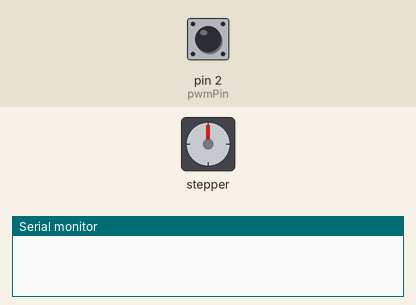
This sketch was run on a simulated Arduino Uno, built with avr-gcc and run on an emulated ATmega328P. Shown: stepper motor, the last lines printed to the serial monitor. The inputs (shaded band) are chosen by the test bench; at power-on: pin 2 (pwmPin) LOW. Stepper angles assume 200 steps per turn.

Above: at 1.2 s.
1.3 s: pin 2 (pwmPin) pulsed HIGH 2 times (0.12 s each, 0.3 s apart)
At 3.85 s:
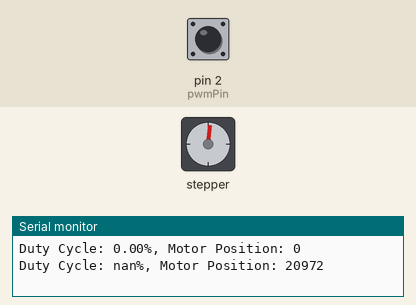
At 4.45 s:
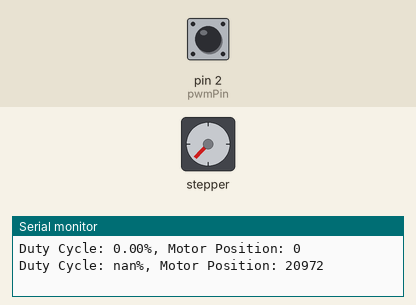
Timing chart, 0 to 13.9 s (numbered marks = the images above; inputs shaded):
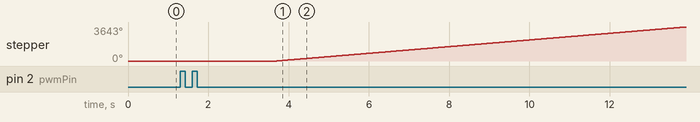

The sketch:

pwm_to_stepper.ino
```cpp
#include <Stepper.h>

// Define the number of steps per revolution for your stepper motor
const int stepsPerRevolution = 200;

// Initialize the stepper library on the pins connected to the L298 driver
Stepper myStepper(stepsPerRevolution, 8, 9, 10, 11);

// Define the pin for reading the PWM signal
const int pwmPin = 2;

// Define variables for pulse width measurement
unsigned long pulseWidth;
unsigned long period;
int motorPosition;

void setup() {
  // Set the PWM pin as input
  pinMode(pwmPin, INPUT);

  // Set the speed of the stepper motor
  myStepper.setSpeed(60); // You can adjust the speed as needed

  // Initialize serial communication for debugging
  Serial.begin(9600);
}

void loop() {
  // Measure the length of the high and low pulses
  unsigned long highTime = pulseIn(pwmPin, HIGH);
  unsigned long lowTime = pulseIn(pwmPin, LOW);

  // Calculate the total period of the PWM signal
  period = highTime + lowTime;

  // Calculate the duty cycle (percentage of high time)
  float dutyCycle = (float)highTime / period;

  // Map the duty cycle to a motor position (0-255)
  motorPosition = map(dutyCycle * 100, 0, 100, 0, 255);

  // Print the duty cycle and motor position for debugging
  Serial.print("Duty Cycle: ");
  Serial.print(dutyCycle * 100);
  Serial.print("%, Motor Position: ");
  Serial.println(motorPosition);

  // Move the stepper motor to the new position
  int stepsToMove = map(motorPosition, 0, 255, 0, stepsPerRevolution);
  myStepper.step(stepsToMove);

  // Add a small delay to avoid rapid changes
  delay(100);
}
```
